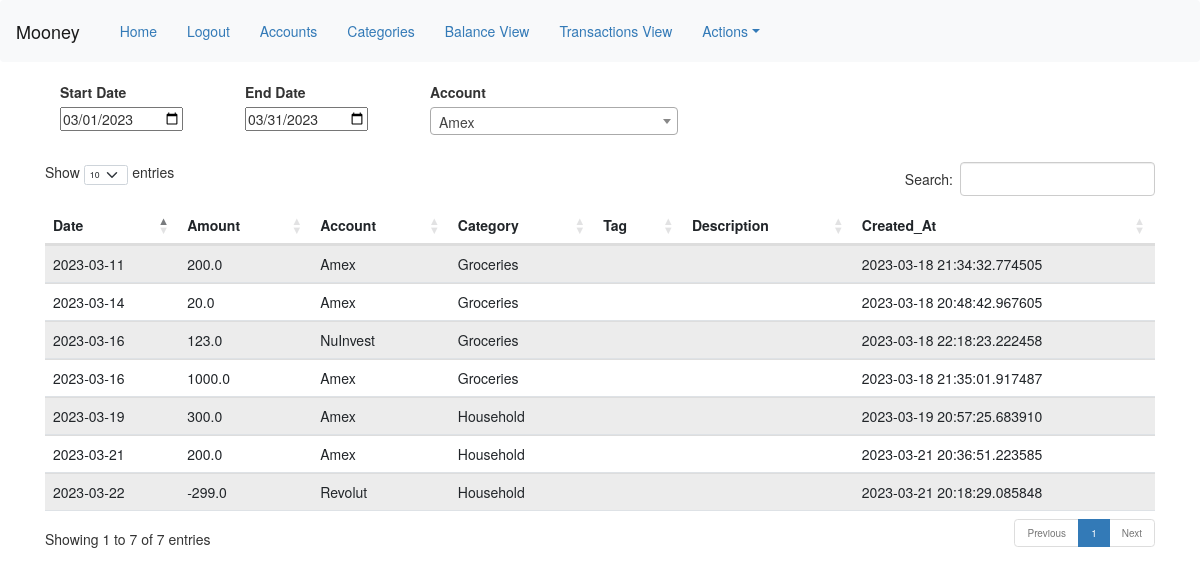
/transactions (signed in), run on an earlier commit of the app's database.
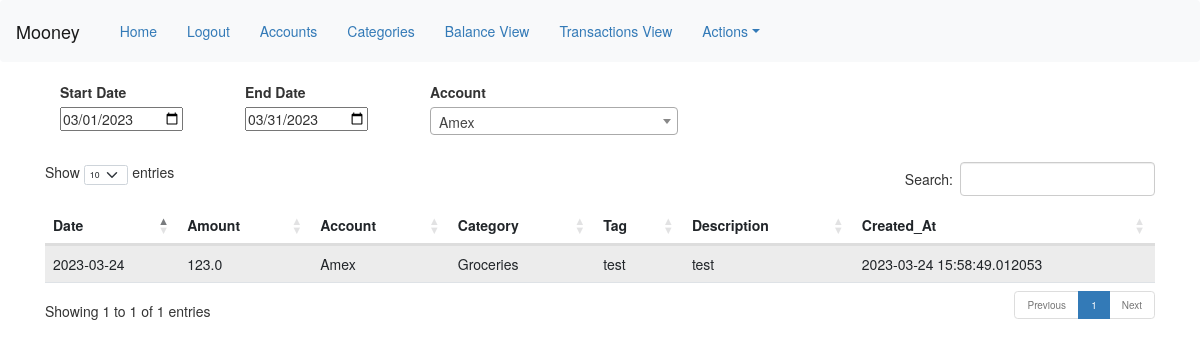
And on a later commit of the database.
### app/models.py (models this page shows, shortened)
class Transaction(db.Model):
    id            = db.Column(db.Integer, primary_key=True)
    account  = db.Column(db.Integer, db.ForeignKey('account.id'))
    category  = db.Column(db.Integer, db.ForeignKey('category.id'))
    amount = db.Column(db.Float(64), default=0.00, index=True)
    currency = db.Column(db.String(16), db.ForeignKey('account.currency'), unique=False)
    date   = db.Column(db.Date, index=True, default=datetime.today())
    created_at    = db.Column(db.DateTime, index=True, default=datetime.utcnow)
    tag  = db.Column(db.String(32), unique=False)
    description   = db.Column(db.String(255), nullable=True)

class Account(db.Model):
    id            = db.Column(db.Integer, primary_key=True)
    name  = db.Column(db.String(64), unique=True)
    type  = db.Column(db.String(32), unique=False)
    currency = db.Column(db.String(16), unique=False)
    description   = db.Column(db.String(255), nullable=True)
    created_at    = db.Column(db.DateTime, index=True, default=datetime.utcnow)
    last_modified = db.Column(db.DateTime, index=True, default=datetime.utcnow)
    start_balance = db.Column(db.Float(64), default=0.00)
    user_id       = db.Column(db.Integer, db.ForeignKey('user.id'))
    balance_archive = db.Column(db.String(), nullable=True)

class Category(db.Model):
    id            = db.Column(db.Integer, primary_key=True)
    name  = db.Column(db.String(64), unique=True)
    type  = db.Column(db.String(32), unique=False)
    description   = db.Column(db.String(255), nullable=True)
    competence = db.Column(db.String(32), unique=False, default='Monthly')
    created_at    = db.Column(db.DateTime, index=True, default=datetime.utcnow)
    last_modified = db.Column(db.DateTime, index=True, default=datetime.utcnow)
    budget = db.Column(db.Float(64), default=0.00)
    user_id       = db.Column(db.Integer, db.ForeignKey('user.id'))
    icon          = db.Column(db.String(255), nullable=True, default='mooney/app/static/icons/icon.png')
    budget_archive = db.Column(db.String(), nullable=True)

### app/routes.py (the view)
@app.route('/transactions', methods=['GET', 'POST'])
@login_required
def transactions():
    form = DateAccountForm()
    accounts = [id[0] for id in db.session.query(Account.id).filter_by(user_id=current_user.id).all()]
    if form.validate_on_submit():
        accounts = [form.account.data.id]
    transactions = db.session.query(Transaction.date, Transaction.amount, Account.name, Category.name.label('cat'), Transaction.tag, Transaction.description, Transaction.created_at).join(
        Account, Account.id == Transaction.account).join(
        Category, Category.id == Transaction.category).filter(Transaction.account.in_(accounts)).filter(
    Transaction.date.between(form.start_date.data, form.end_date.data)).order_by(Transaction.date.desc()).all()
    print(transactions)
    return render_template('transactions.html', title='Transactions', form=form, transactions=transactions)

### app/forms.py
class DateAccountForm(FlaskForm):
    start_date = DateField('Start Date', default=date.today().replace(day = 1))
    end_date = DateField('End Date', default=date.today().replace(day = calendar.monthrange(date.today().year, date.today().month)[1]))
    account = QuerySelectField(query_factory=account_choices, get_label='name')
    submit = SubmitField('Go')

### app/models.py (called while the page is built)
@login.user_loader
def load_user(id):
    return User.query.get(int(id))

def account_choices(type=False, user=current_user):
    if type:
        ac = Account.query.filter_by(user_id=current_user.id).filter_by(type=type)
    else:
        ac = Account.query.filter_by(user_id=current_user.id)
    return ac

### app/templates/transactions.html (shortened to what this page needs)
{% extends "base.html" %}
{% import 'bootstrap/wtf.html' as wtf %}
{% block app_content %}
<div>
    <form action="" method="post">
      <div class="col-md-2">
        {{ form.start_date.label }}
        {{ form.start_date(size=32) }}
      </div>
      <div class="col-md-2">
        {{ form.end_date.label }}
        {{ form.end_date(size=32, onchange="submit()") }}
      </div>
      <div class="col-md-3">
        {{ form.account.label }}<br>
        {{ form.account(class_="select2", style="width: 100%",onchange="submit()") }}<br>
      </div>
    </form>
    <br>
    <br>
  </div>
  <div>
    <br>
    <br>
    <table id="data" class="table table-striped">
        <thead>
            <tr>
                <th>Date</th>
                <th>Amount</th>
                <th>Account</th>
                <th>Category</th>
                <th>Tag</th>
                <th>Description</th>
                <th>Created_At</th>
            </tr>
        </thead>
        <tbody>
        {% for trx in transactions %}
            <tr>
            <td>{{ trx.date }}</td>
            <td>{{ trx.amount }}</td>
            <td>{{ trx.name }}</td>
            <td>{{ trx.cat }}</td>
            <td>{{ trx.tag }}</td>
            <td>{{ trx.description }}</td>
            <td>{{ trx.created_at }}</td>
            </tr>
        {% endfor %}
        </tbody>
    </table>
  </div>
{% endblock %}

What changed in the data, as far as the page shows it:
removed Transaction: date "2023-03-22", amount "-299.0", name "Revolut", cat "Household", created_at "2023-03-21 20:18:29.085848"
removed Transaction: date "2023-03-21", amount "200.0", name "Amex", cat "Household", created_at "2023-03-21 20:36:51.223585"
removed Transaction: date "2023-03-19", amount "300.0", name "Amex", cat "Household", created_at "2023-03-19 20:57:25.683910"
removed Transaction: date "2023-03-16", amount "123.0", name "NuInvest", cat "Groceries", created_at "2023-03-18 22:18:23.222458"
removed Transaction: date "2023-03-16", amount "1000.0", name "Amex", cat "Groceries", created_at "2023-03-18 21:35:01.917487"
removed Transaction: date "2023-03-14", amount "20.0", name "Amex", cat "Groceries", created_at "2023-03-18 20:48:42.967605"
removed Transaction: date "2023-03-11", amount "200.0", name "Amex", cat "Groceries", created_at "2023-03-18 21:34:32.774505"
now on this page (row edited): Transaction: date "2023-03-24", amount "123.0", name "Amex", cat "Groceries", tag "test", description "test", created_at "2023-03-24 15:58:49.012053"
Also different on the page:
text written by a page script: "Show entries Search: Showing 1 to 7 of 7 entries Previous 1 Next" → "Show entries Search: Showing 1 to 1 of 1 entries Previous 1 Next"
